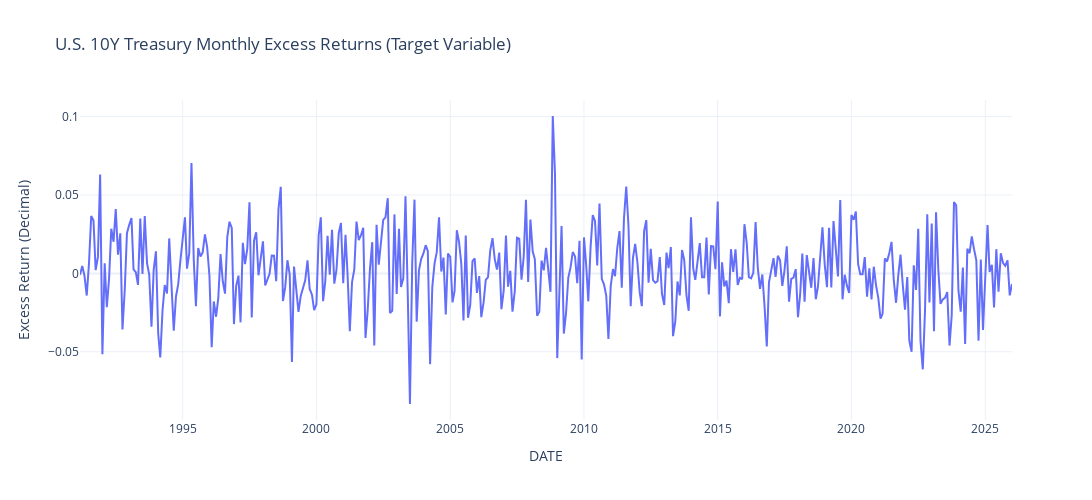

The notebook cell saved with this chart:
### Code cell
# visualize the target variable to check for volatility clusters or trends
fig = px.line(df_final, y='excess_return', 
                     title='U.S. 10Y Treasury Monthly Excess Returns (Target Variable)',
                     labels={'index': 'Date', 'excess_return': 'Excess Return (Decimal)'},
                     template='plotly_white', height=500, width=1100,)
fig.show()

### Figure 1 — Plotly figure (JSON) as saved in the notebook; plotly's stock layout.template omitted (floating-point values rounded to 4 significant figures; data arrays with more than 128 entries replaced by an {"elided": "..."} marker saying what was removed)
{"data": [{"hovertemplate": "DATE=%{x}<br>Excess Return (Decimal)=%{y}<extra></extra>", "legendgroup": "", "line": {"color": "#636efa", "dash": "solid"}, "marker": {"symbol": "circle"}, "mode": "lines", "name": "", "orientation": "v", "showlegend": false, "type": "scatter", "x": {"elided": "419 str values"}, "xaxis": "x", "y": {"elided": "419 float values"}, "yaxis": "y"}], "layout": {"height": 500, "legend": {"tracegroupgap": 0}, "title": {"text": "U.S. 10Y Treasury Monthly Excess Returns (Target Variable)"}, "width": 1100, "xaxis": {"anchor": "y", "domain": [0, 1], "title": {"text": "DATE"}}, "yaxis": {"anchor": "x", "domain": [0, 1], "title": {"text": "Excess Return (Decimal)"}}}}
